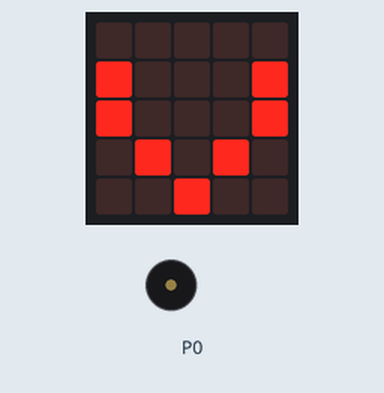
This program was run on a simulated BBC micro:bit (MakeCode). On the bench: the board's 5×5 LED display, buzzer (waves = sounding). The 48×5 strip is a reading aid, not a part: it shows the text the display is scrolling, unrolled, one strip-width of it at a time.

Above: at 0.6 s.
At 1.3 s:
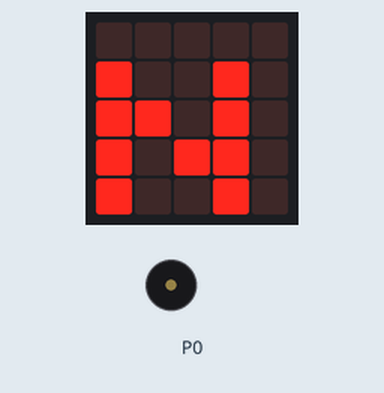
At 21.3 s:
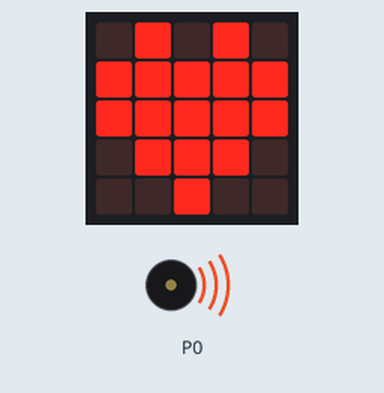
At 34.0 s:
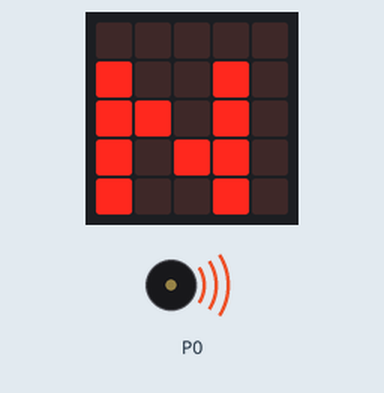
Timing chart, 0 to 40.0 s (numbered marks = the images above):
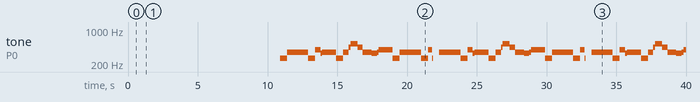

Measured:
- what the display in image 0 shows lasts 0.4 s, from 0.4 s to 0.8 s
- what the display in image 1 shows lasts 0.8 s, from 1.2 s to 2.0 s
- what the display in image 2 shows lasts 0.6 s, from 21.2 s to 21.8 s

The program:

main.ts
```typescript
basic.forever(function () {
    basic.showLeds(`
        . . . . .
        . . . . .
        . . . . .
        . . . . .
        . . . . .
        `)
    basic.showLeds(`
        . . . . .
        # . . . #
        # . . . #
        . # . # .
        . . # . .
        `)
    basic.showLeds(`
        . . . . .
        . . # . .
        . # . # .
        # # # # #
        # . . . #
        `)
    basic.showLeds(`
        . . . . .
        # . . # .
        # # . # .
        # . # # .
        # . . # .
        `)
    basic.showLeds(`
        . . . . .
        # . . # .
        # # . # .
        # . # # .
        # . . # .
        `)
    basic.showLeds(`
        . . . . .
        # . . . #
        # # . # #
        # . # . #
        # . . . #
        `)
    basic.showLeds(`
        # # # . .
        # . . . .
        # # # . .
        # . . . .
        # # # . .
        `)
    basic.showLeds(`
        # . . . .
        # . . . .
        # . . . .
        # . . . .
        # # # . .
        `)
    basic.showLeds(`
        . . # . .
        . # . # .
        # . . . #
        . # . # .
        . . # . .
        `)
    basic.showLeds(`
        # . . . #
        # # . . #
        # . # . #
        # . . # #
        # . . . #
        `)
    basic.showString("nammis")
    basic.showIcon(IconNames.Heart)
    music.startMelody(music.builtInMelody(Melodies.Wedding), MelodyOptions.Forever)
})
```

test.ts
```typescript
// testene settes inn her; disse vil ikke kompilert så lenge denne pakken blir brukt som en utvidelse.
```
